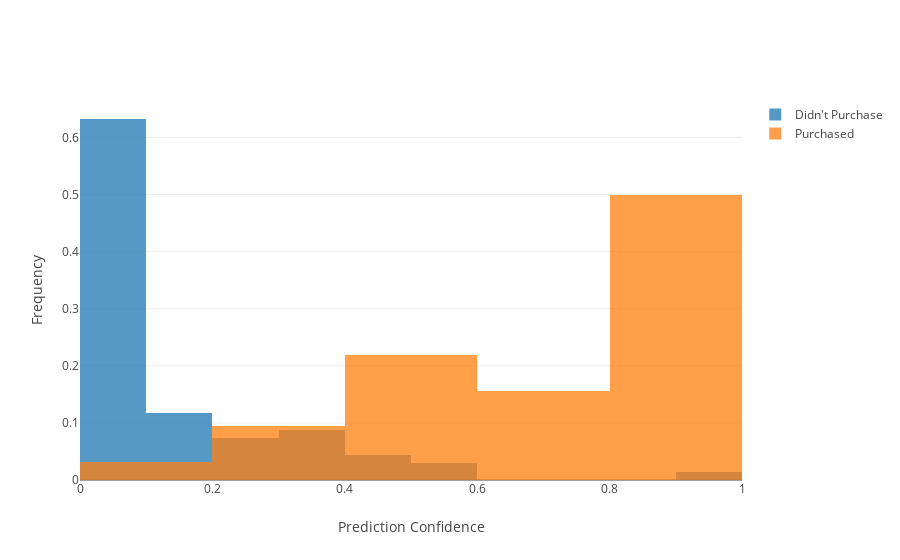

The notebook cell this image was saved under:
### Markdown cell above
In determining where to place the cutoff, it can often be useful to look at the data.

### Code cell
group_0 = pred_df[pred_df["Y_Values"] == 0]["Probabilities"]
group_1 = pred_df[pred_df["Y_Values"] == 1]["Probabilities"]

trace1 = go.Histogram(
    x=group_0,
    opacity=0.75,
    name="Didn't Purchase",
    histnorm="probability"
)
trace2 = go.Histogram(
    x=group_1,
    opacity=0.75,
    name="Purchased",
    histnorm="probability"    
)
data = [trace1, trace2]

layout = go.Layout(
    barmode='overlay',
    xaxis=dict(title="Prediction Confidence"),
    yaxis=dict(title="Frequency")
)
fig = go.Figure(data=data, layout=layout)

iplot(fig)

### Figure 1 — Plotly figure (JSON) as saved in the notebook; plotly's stock layout.template omitted (floating-point values rounded to 4 significant figures)
{"data": [{"histnorm": "probability", "name": "Didn't Purchase", "opacity": 0.75, "type": "histogram", "x": [0.1243, 0.1572, 0.2128, 0.08369, 0.09136, 0.008774, 0.01409, 0.005382, 0.5332, 0.0401, 0.02717, 0.1765, 0.3965, 0.01723, 0.3191, 0.3032, 0.01362, 0.04676, 0.08366, 0.2633, 0.004163, 0.07258, 0.08446, 0.1826, 0.1473, 0.02245, 0.1673, 0.01596, 0.00387, 0.02203, 0.06131, 0.02568, 0.07326, 0.3072, 0.05467, 0.04397, 0.02443, 0.2851, 0.009843, 0.0353, 0.1119, 0.4436, 0.07795, 0.03973, 0.003868, 0.02272, 0.01023, 0.001717, 0.03533, 0.02921, 0.2351, 0.4474, 0.1935, 0.01039, 0.07548, 0.0101, 0.5196, 0.2799, 0.9761, 0.01211, 0.009623, 0.3865, 0.3232, 0.4451, 0.007897, 0.008832, 0.03611, 0.01527]}, {"histnorm": "probability", "name": "Purchased", "opacity": 0.75, "type": "histogram", "x": [0.7539, 0.9879, 0.9609, 0.8937, 0.9712, 0.317, 0.9394, 0.5339, 0.7936, 0.9236, 0.8732, 0.9896, 0.9796, 0.3468, 0.5155, 0.9415, 0.4183, 0.9837, 0.5756, 0.2779, 0.71, 0.8818, 0.9965, 0.8864, 0.5277, 0.9955, 0.4204, 0.7696, 0.07843, 0.5043, 0.8644, 0.7441]}], "layout": {"barmode": "overlay", "xaxis": {"title": "Prediction Confidence"}, "yaxis": {"title": "Frequency"}}}
